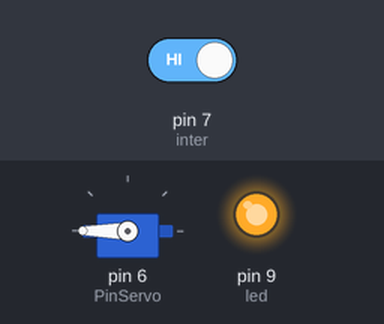
Recording of a sketch running on a simulated Arduino Uno, built with avr-gcc and run on an emulated ATmega328P. On the bench: servo, output pins drawn as LEDs (lit = HIGH). Inputs (shaded band) come from the test bench; at power-on: pin 7 (inter) HIGH.

Above: at 1.2 s.
1.3 s: pin 7 (inter) driven LOW
At 1.9 s:
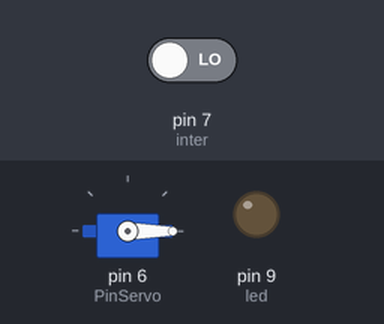
2.8 s: pin 7 (inter) driven HIGH
At 4.0 s:
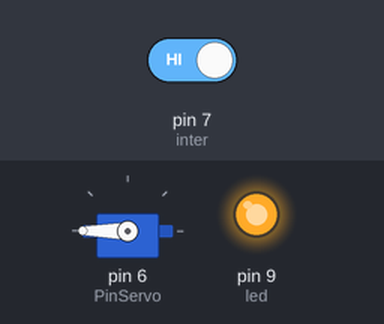
Timing chart, 0 to 5.8 s (numbered marks = the images above; inputs shaded):
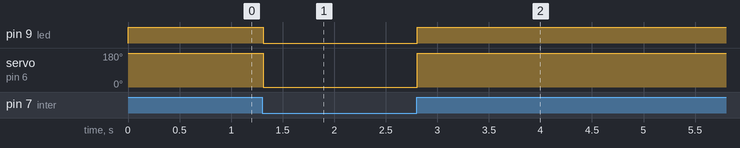

The sketch:

test_interrupteur.ino
```cpp
#include<Servo.h>
Servo servo;

int led = 9;
int inter = 7;
int PinServo = 6;//Servomoteurs en D6
int PositionDuServo;
int lecture;

void setup() {
  // put your setup code here, to run once:
  Serial.begin(9600);
  pinMode(led,OUTPUT);
  pinMode(inter,INPUT);
  servo.attach(PinServo);
  servo.write(PositionDuServo);

}

void loop() {
  // put your main code here, to run repeatedly:
  lecture= digitalRead(inter);
  if(lecture==0){
    digitalWrite(led, LOW);
    PositionDuServo= 0;
    servo.write(PositionDuServo);
  }
  else{
    digitalWrite(led,HIGH);
    PositionDuServo= 180;
    servo.write(PositionDuServo);

  }
  delay(15);

}
```

Measured:
- after the input at 1.3 s, pin 9 (led): HIGH → LOW at once; servo on pin 6 (PinServo): 180° → 0° at once
- after the input at 2.8 s, pin 9 (led): LOW → HIGH at once; servo on pin 6 (PinServo): 0° → 180° at once
